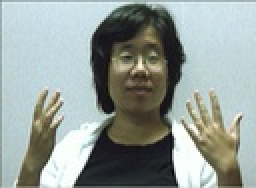
%> input picture Biometrics/hw1&hw2/sample_Lihua.jpg, 128 x 94 px, shrunk from 383 x 283 before the run (shown 2 times larger)
$ octave hw2.m   (GNU Octave 9; MATLAB toolbox functions it lacks are replaced by stand-ins)
%> lines starting %> are read from the running program, lines starting %| are printed output that depends on the picture
%read in the two different images.
imgL = imread('sample_Lihua.jpg');
%> imgL is the input picture: size 94x128x3 uint8; mean R, G, B 148.9, 158.2, 153.7
imgH = imread('sample_Haiying.jpg');
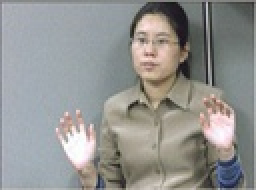
%> input picture Biometrics/hw1&hw2/sample_Haiying.jpg, 128 x 95 px, shrunk from 384 x 285 before the run (shown 2 times larger)
%> imgH is the input picture: size 95x128x3 uint8; mean R, G, B 146.8, 147.1, 144.7
%we have the two images, now work with them to create altered versions of
%the images that we can analyze
%pass the image into the function, and begin to analyze the data.
%we now have a function that does itterative kmeans (10 itterations),
% given an image. now run the function on both images.
kMeans(imgL);
kMeans(imgH);

function kMeans(image)
    %go through the given image,
    form = makecform('srgb2lab');
    alteredImgL = applycform(image,form);
%> alteredImgL: size 94x128x3 uint8; mean of channels 1, 2, 3 160.3, 124.2, 129.5
    %alter it to obtain the data in double format
    imgData = double(alteredImgL(:,:,2:3));
    %find the number of rows and columns
    numRows = size(imgData,1);
%> numRows = 94
    numCols = size(imgData,2);
%> numCols = 128
    %reshape the data into a single vector/array
    imgData = reshape(imgData,numRows*numCols,2);

    %we have the data in a countable format, now we need to ask for the size of k.
    request = 'What is the size of k?';
    k = input(request);
%> the answer given: 3
    %we have k, now we need to run kmeans through iterations.
    kMeansVectorLength = size(imgData,1);
%> kMeansVectorLength = 12032
    %first create a way to store the data; each kmeans is a kMeansVetorLengthX1 matrix.
    %we need to store these in a 1XItterationLength sized matrix
    results = zeros(kMeansVectorLength, k);

    for i=1:10 %itterate through kmeans 10 times
        temp = kmeans(imgData,k); %perform kmeans, and keep it in a tmp var
        for j=1:kMeansVectorLength %go through all the pixels of the image/vector
            for x=1:k %for each pixel, go through all potential k
                if temp(j,1) == x %if at correct k
                    results(j,x) = results(j,x) +1; %add 1 to the current k

                else
                    results(j,x) = results(j,x); %do nothing
                end %end comparison if chek
            end %end pixel examination
        end%end current image itteration being looked at
    end %end the iterations of kmeans
    %print out the data in three different maps for each k value.
    for count=1:k
       % alter the data to make the image from the vector
       reshapeMaps = reshape(results(:,count),numRows,numCols);
       %print out this image after the next (using count)
       subplot(floor(k/2) +2,floor(k/2),count), imshow(reshapeMaps,[]);
    end%end the for print loop
%> this loop made 3 passes
%> pass 1, in kMeans, `reshapeMaps = reshape(results(:,count),numRows,numCols);`:
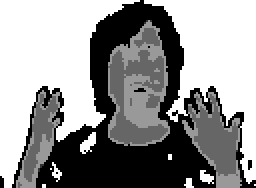
%> reshapeMaps: size 94x128 double (shown 2 times larger); min 1, max 6, mean 3.9; drawn with min black and max white
%> pass 2, in kMeans, `reshapeMaps = reshape(results(:,count),numRows,numCols);`:
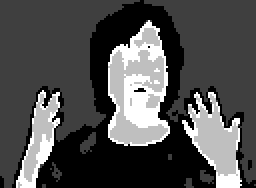
%> reshapeMaps: size 94x128 double (shown 2 times larger); min 2, max 6, mean 3.25; drawn with min black and max white
%> pass 3, in kMeans, `reshapeMaps = reshape(results(:,count),numRows,numCols);`:
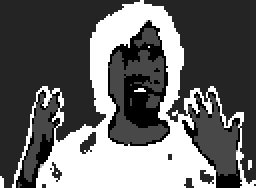
%> reshapeMaps: size 94x128 double (shown 2 times larger); min 0, max 7, mean 2.85; drawn with min black and max white
%> in kMeans (call 2), `alteredImgL = applycform(image,form);`: alteredImgL: size 95x128x3 uint8; mean of channels 1, 2, 3 154.4, 127.6, 129.3
%> the answer given: 3
%> the loop in kMeans (call 2), `for count=1:k` made 3 passes
%> pass 1, in kMeans (call 2), `reshapeMaps = reshape(results(:,count),numRows,numCols);`:
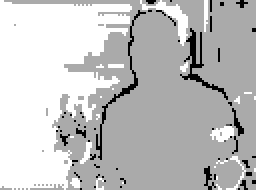
%> reshapeMaps: size 95x128 double (shown 2 times larger); min 2, max 5, mean 4.27; drawn with min black and max white
%> pass 2, in kMeans (call 2), `reshapeMaps = reshape(results(:,count),numRows,numCols);`:
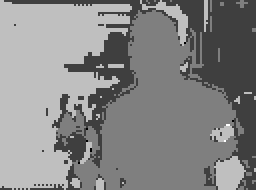
%> reshapeMaps: size 95x128 double (shown 2 times larger); min 1, max 5, mean 3.1; drawn with min black and max white
%> pass 3, in kMeans (call 2), `reshapeMaps = reshape(results(:,count),numRows,numCols);`:
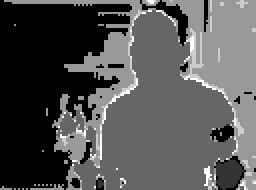
%> reshapeMaps: size 95x128 double (shown 2 times larger); min 1, max 6, mean 2.63; drawn with min black and max white
    %end the function
end
